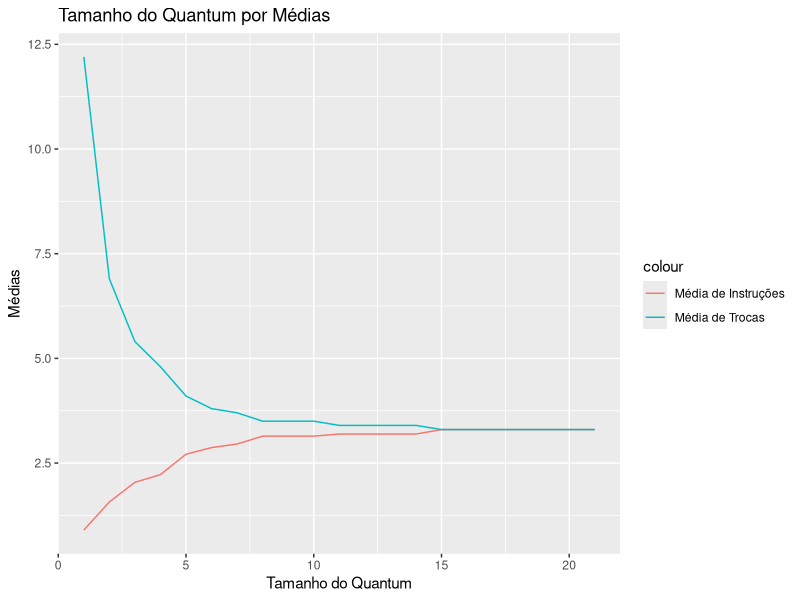
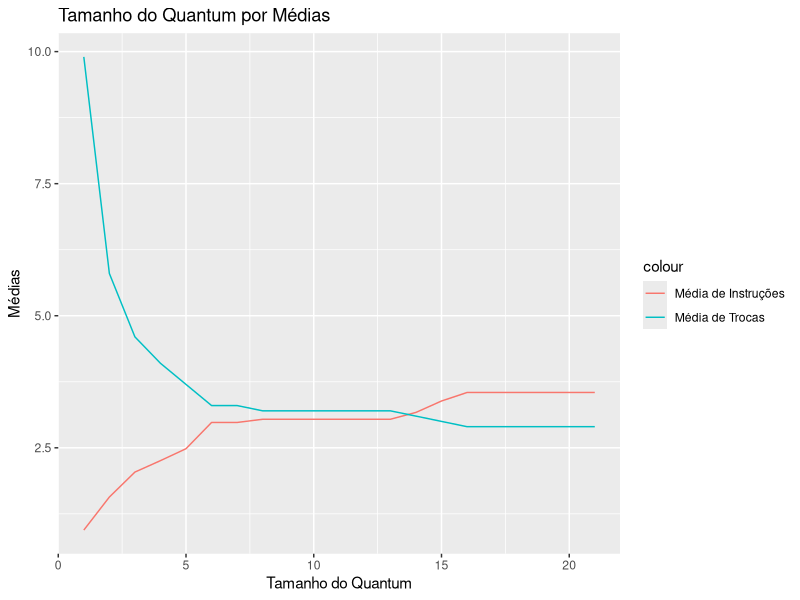

R code for these plots, in order:
library(tidyverse)
library(readr)
resumo <- read_csv("resumo.csv")
resumoProcessos <- read_csv("resumoProcessos.csv")

resumoNovosProcessos <- read_csv("resumoNovosProcessos.csv")
 
X0 <- read_csv("entradasTeste/0.csv")

X1 <- read_csv("entradasTeste/1.csv")

X2 <- read_csv("entradasTeste/2.csv")

X3 <- read_csv("entradasTeste/3.csv")

X4 <- read_csv("entradasTeste/4.csv")

X5 <- read_csv("entradasTeste/5.csv")

X6 <- read_csv("entradasTeste/6.csv")

X7 <- read_csv("entradasTeste/7.csv")

X8 <- read_csv("entradasTeste/8.csv")

X9 <- read_csv("entradasTeste/9.csv")

x <- ggplot(resumoProcessos)
attach(resumoProcessos)
x + geom_line(aes(x = QNT_Quantum, y = MediaIntrucoes, color = "Média de Instruções")) + 
  geom_line(aes(x = QNT_Quantum, y = MediaTrocas, color ="Média de Trocas")) + 
  ggtitle("Tamanho do Quantum por Médias") + xlab("Tamanho do Quantum") + ylab("Médias")
x <- ggplot(resumoNovosProcessos)
attach(resumoNovosProcessos)
x + geom_line(aes(x = QNT_Quantum, y = MediaIntrucoes, color = "Média de Instruções")) + 
  geom_line(aes(x = QNT_Quantum, y = MediaTrocas, color ="Média de Trocas")) + 
  ggtitle("Tamanho do Quantum por Médias") + xlab("Tamanho do Quantum") + ylab("Médias")
